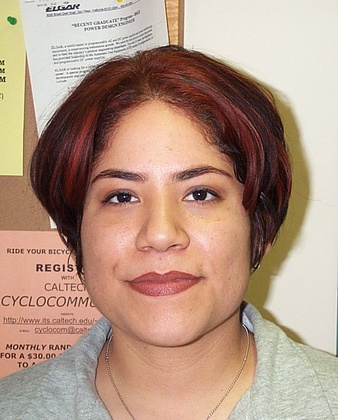
%> input picture images/DB0/db0_1.jpg, 338 x 420 px, shrunk from 477 x 592 before the run
$ octave --eval "result = dummy(imread('images/DB0/db0_1.jpg'));"   (GNU Octave 9; MATLAB toolbox functions it lacks are replaced by stand-ins)
%> lines starting %> are read from the running program, lines starting %| are printed output that depends on the picture
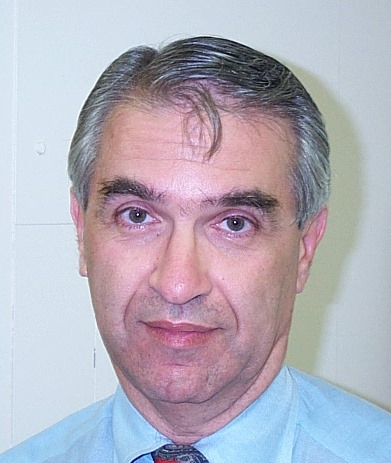
%> input picture images/DB1/db1_04.jpg, 391 x 463 px
### whiteWorldCorrection.m
function out_im = whiteWorldCorrection(im)

%Split image to each channel
im_R = im(:,:,1);
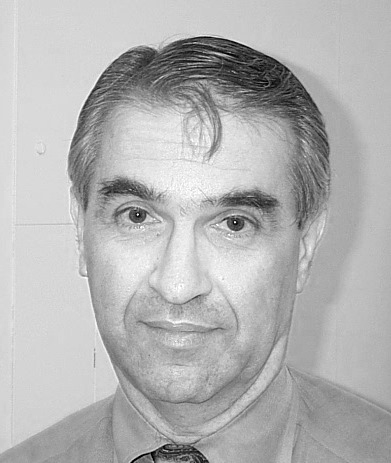
%> im_R: size 463x391 double; min 0, max 1, mean 0.702
im_G = im(:,:,2);
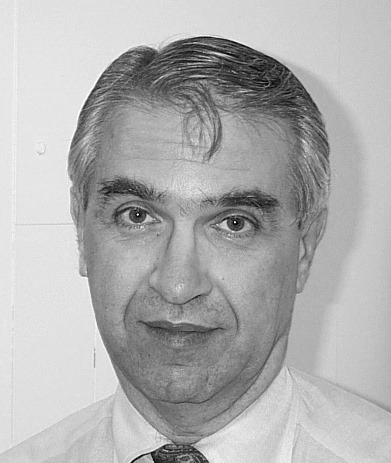
%> im_G: size 463x391 double; min 0, max 1, mean 0.687
im_B = im(:,:,3);
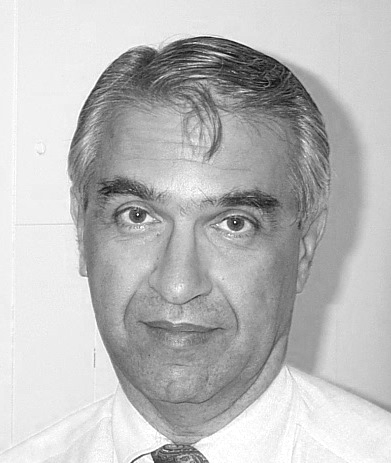
%> im_B: size 463x391 double; min 0.0196, max 1, mean 0.737

%Get mean top 5% of values
R_sorted = sort(im_R(:),'descend');    % Sort Descending
G_sorted = sort(im_G(:),'descend');    % Sort Descending
B_sorted = sort(im_B(:),'descend');    % Sort Descending

max_R = mean(R_sorted(1:ceil(length(R_sorted)*0.05)));   % Desired Output
%> max_R = 0.91
max_G = mean(G_sorted(1:ceil(length(G_sorted)*0.05)));   % Desired Output
%> max_G = 0.907
max_B = mean(B_sorted(1:ceil(length(B_sorted)*0.05)));   % Desired Output
%> max_B = 0.978

alpha = max_G/max_R;
%> alpha = 0.997
beta = max_G/max_B;
%> beta = 0.928

out_R = uint8(alpha*im_R*255);
out_G = uint8(im_G*255);
out_B = uint8(beta*im_B*255);

new_im = cat(3, out_R,out_G,out_B);
out_im = im2double(new_im);
end

### faceMask.m
function im = faceMask(I)
%Convert image to YCbCr color space
a=rgb2ycbcr(I);
%> a: size 463x391x3 double; mean of channels 1, 2, 3 0.656, 0.498, 0.508
%Make a conversion to HSV color space as well.
%> the run ends on the next line
[hue, ~,~] = rgb2hsv(I);

cb = a(:,:,2);
cr = a(:,:,3);

%Get the size of the image
[w, h]=size(I(:,:,1));

%Allocate memory for the segment mask
segment = zeros(w,h);

crx = imgaussfilt(cr, 90);

for i=1:w
    for j=1:h
       if (0.50 < crx(i,j) && 0.7 > crx(i,j))
           segment(i,j) = 1;
       else
           segment(i,j) = 0;
       end
    end
end

% keep biggest area in image
segment = medfilt2(bwareafilt(imbinarize(segment), 1));

cb = cb .* segment;
cr = cr .* segment;


if(sum(max(quantile(cr,.5))) <= 0.58)
    lowCr = sum(max(quantile(cr,.5)))
else
    lowCr = sum(max(quantile(cr,.2)))
end

lowCb = sum(max(quantile(cb,.05)))


if(sum(max(quantile(cr,.2))> 0.5))
   lowCr = 0.52;
end


for i=1:w
    for j=1:h
        if  (lowCr<=cr(i,j) && cr(i,j)<=0.6 && lowCb<=cb(i,j) && hue(i,j) > 0.02)
        %if  (0.52<=cr(i,j) && cr(i,j)<=0.6 && 0.4 < cb(i,j) && cb(i,j) < 0.6 && hue(i,j) > 0.01)
            segment(i,j)=1;
        else
            segment(i,j)=0;
        end
    end
end

segment = imfill(segment, 'holes');
%segment = imclose(segment, strel('disk', 14, 4));
%segment = imopen(segment, strel('disk', 14, 4));
segment = imclose(segment, strel('disk', 20, 4));
segment = imopen(segment, strel('disk', 20, 4));
segment = imopen(segment, strel('rectangle', [120, 1]));
segment = medfilt2(bwareafilt(segment, 1));

im(:,:,1)=I(:,:,1).*segment;
im(:,:,2)=I(:,:,2).*segment;
im(:,:,3)=I(:,:,3).*segment;


% [8 lines of commented-out code are left out]

end

### dummy.m
%%%%READ SINGLE IMAGE FOR TESTING
function id = dummy(im)

 myimg = im2double(imread('images/DB1/db1_04.jpg'));
 myimg = whiteWorldCorrection(myimg);
myimg = faceMask(myimg);

eye = eyeMap(myimg) > 0.75;
mouth = mouthMap(myimg) > 0.9;

mask = eye + mouth;
mask(mask > 1) = 1;

myimg = myimg .* mask;

x = regionprops(mask, 'Centroid');
c = cat(1, x.Centroid);


mask = imbinarize(mask);
class(mask);
imshow(mask);
% figure;
% imshow(mask);
%Get positions of props
stats = regionprops('table', eye, 'Centroid', 'MajorAxisLength', 'MinorAxisLength');
statsMouth = regionprops('table', mouth, 'Centroid', 'MajorAxisLength', 'MinorAxisLength');

%Allocate memory, should be replace with size of stats.Centroid
x = zeros(4,1);
y = zeros(4,1);

%First, and last, should be position of the mouth
x(1,1)=statsMouth.Centroid(1,1);
y(1,1)=statsMouth.Centroid(1,2);
x(4,1)=statsMouth.Centroid(1,1);
y(4,1)=statsMouth.Centroid(1,2);

%Iterate over all possible triangles  (O(n^3)) Maximum efficiency

lka = size(stats.Centroid);
minimin =min(size(stats.Centroid));
%Allocate Triangle memory, based on how many triangles that will be
%available with the amount of vertices.
syms n;
amtTri = symsum(n-1, n, 1, lka(1));
amtTri = double(amtTri);
triangles = zeros(amtTri, 10);

count = 1;

mx = statsMouth.Centroid(1,1);
my = statsMouth.Centroid(1,2);

bestAng = 999999999999999;


for j=1:1:size(stats.Centroid)-1

    v1 = [mx my] - stats.Centroid(j,:);

%     y(1,1)=statsMouth.Centroid(1,2);
%     x(2,1)=stats.Centroid(j,1);
%     y(2,1)=stats.Centroid(j,2);

    for k=j+1:1:lka(1)
        v2 = [mx my] - stats.Centroid(k,:);
        ang = (180*acos(dot(v1,v2)/(norm(v1)*norm(v2))))/pi;

        x = [mx, stats.Centroid(j,1), stats.Centroid(k,1), mx];
        y = [my, stats.Centroid(j,2), stats.Centroid(k,2), my];


        hold on


        if (ang < 60 && ang > 30)
%             if y(2) < my && y(3) < my

%             end
            if (abs(norm(v1)-norm(v2)< 5))
                 plot(x, y, 'r');
            end

        end

        % [30 lines of commented-out code are left out]
        end
        %L(j) =  abs(LengthDiffVector(j,2)-LengthDiffVector(j,1));

       % count = count +1;
    end
end
